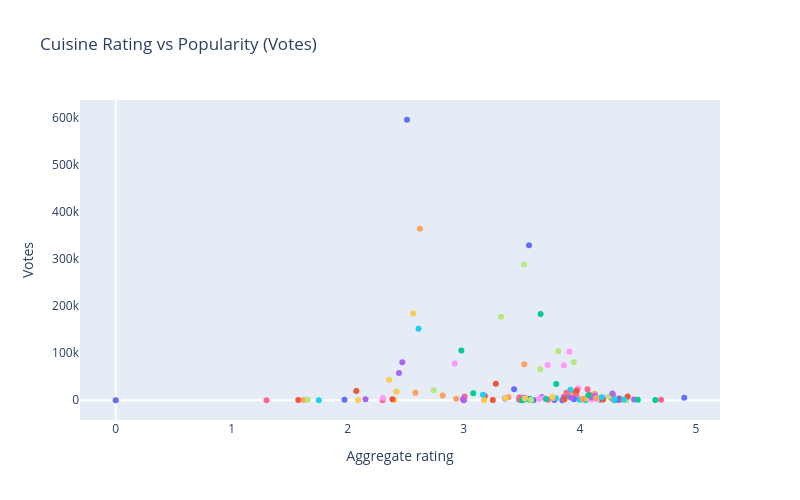

Notebook code cell kept with this figure:
### Code cell
# Cuisine vs Votes (Popularity)
cuisine_summary = df.groupby('Cuisines').agg({
    'Aggregate rating': 'mean',
    'Votes': 'sum'
}).reset_index()

# Sctter plot using plotly
fig = px.scatter(
    cuisine_summary,
    x='Aggregate rating',
    y='Votes',
    color='Cuisines',
    hover_name='Cuisines',
    title='Cuisine Rating vs Popularity (Votes)',
    width=800,
    height=500
)

# Remove axis labels and gridlines
fig.update_layout(
    showlegend=False,  # Hide the color legend (optional)
    xaxis=dict(showgrid=False),
    yaxis=dict(showgrid=False)
)

fig.show()
